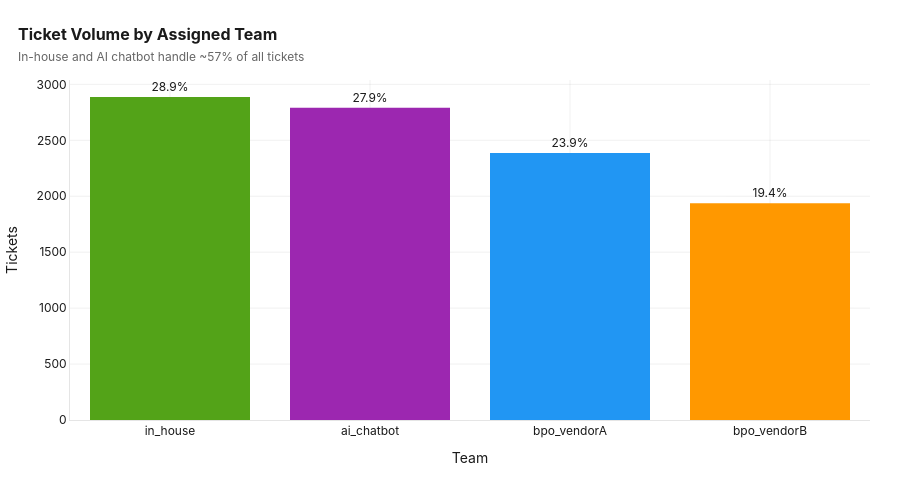
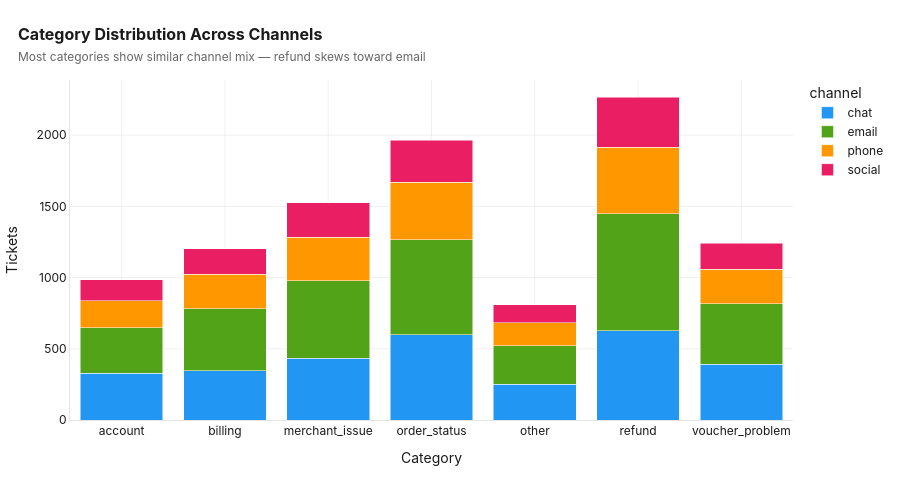

The code cell stored with these charts, in order, in its notebook:
### Code cell
# Volume by team
team_vol = df["assigned_team"].value_counts().reset_index()
team_vol.columns = ["Team", "Count"]
team_vol["Pct"] = (team_vol["Count"] / len(df) * 100).round(1)

fig3 = px.bar(team_vol, x="Team", y="Count", text="Pct",
              color="Team", color_discrete_map=TEAM_COLORS)
fig3.update_traces(texttemplate="%{text}%", textposition="outside",
                   marker_line_width=0)
style_fig(fig3, "Ticket Volume by Assigned Team",
          "In-house and AI chatbot handle ~57% of all tickets",
          yaxis_title="Tickets", showlegend=False)
fig3.show()

# Stacked bar: category × channel
cross = df.groupby(["channel", "category"]).size().reset_index(name="count")
fig4 = px.bar(cross, x="category", y="count", color="channel",
              color_discrete_map=CHANNEL_COLORS, barmode="stack")
style_fig(fig4, "Category Distribution Across Channels",
          "Most categories show similar channel mix — refund skews toward email",
          xaxis_title="Category", yaxis_title="Tickets")
fig4.show()

### Figure 1 — Plotly figure (JSON) as saved in the notebook; plotly's stock layout.template omitted (floating-point values rounded to 4 significant figures)
{"data": [{"hovertemplate": "Team=%{x}<br>Count=%{y}<br>Pct=%{text}<extra></extra>", "legendgroup": "in_house", "marker": {"color": "#53A318", "line": {"width": 0}, "pattern": {"shape": ""}}, "name": "in_house", "orientation": "v", "showlegend": true, "text": [28.9], "textposition": "outside", "texttemplate": "%{text}%", "type": "bar", "x": ["in_house"], "xaxis": "x", "y": [2887], "yaxis": "y"}, {"hovertemplate": "Team=%{x}<br>Count=%{y}<br>Pct=%{text}<extra></extra>", "legendgroup": "ai_chatbot", "marker": {"color": "#9C27B0", "line": {"width": 0}, "pattern": {"shape": ""}}, "name": "ai_chatbot", "orientation": "v", "showlegend": true, "text": [27.9], "textposition": "outside", "texttemplate": "%{text}%", "type": "bar", "x": ["ai_chatbot"], "xaxis": "x", "y": [2790], "yaxis": "y"}, {"hovertemplate": "Team=%{x}<br>Count=%{y}<br>Pct=%{text}<extra></extra>", "legendgroup": "bpo_vendorA", "marker": {"color": "#2196F3", "line": {"width": 0}, "pattern": {"shape": ""}}, "name": "bpo_vendorA", "orientation": "v", "showlegend": true, "text": [23.9], "textposition": "outside", "texttemplate": "%{text}%", "type": "bar", "x": ["bpo_vendorA"], "xaxis": "x", "y": [2386], "yaxis": "y"}, {"hovertemplate": "Team=%{x}<br>Count=%{y}<br>Pct=%{text}<extra></extra>", "legendgroup": "bpo_vendorB", "marker": {"color": "#FF9800", "line": {"width": 0}, "pattern": {"shape": ""}}, "name": "bpo_vendorB", "orientation": "v", "showlegend": true, "text": [19.4], "textposition": "outside", "texttemplate": "%{text}%", "type": "bar", "x": ["bpo_vendorB"], "xaxis": "x", "y": [1937], "yaxis": "y"}], "layout": {"barmode": "relative", "font": {"color": "#1A1A1A", "family": "Inter, Arial, sans-serif", "size": 12}, "height": 480, "hoverlabel": {"bgcolor": "white", "font": {"family": "Inter, Arial, sans-serif", "size": 12}}, "legend": {"title": {"text": "Team"}, "tracegroupgap": 0}, "margin": {"b": 60, "l": 60, "r": 30, "t": 80}, "paper_bgcolor": "white", "plot_bgcolor": "white", "showlegend": false, "title": {"font": {"family": "Inter, Arial, sans-serif", "size": 16}, "text": "<b>Ticket Volume by Assigned Team</b><br><span style='font-size:12px;color:#666'>In-house and AI chatbot handle ~57% of all tickets</span>", "x": 0.02}, "xaxis": {"anchor": "y", "categoryarray": ["in_house", "ai_chatbot", "bpo_vendorA", "bpo_vendorB"], "categoryorder": "array", "domain": [0, 1], "gridcolor": "rgba(0,0,0,0.06)", "gridwidth": 1, "linecolor": "rgba(0,0,0,0.1)", "showgrid": true, "title": {"text": "Team"}, "zeroline": false}, "yaxis": {"anchor": "x", "domain": [0, 1], "gridcolor": "rgba(0,0,0,0.06)", "gridwidth": 1, "linecolor": "rgba(0,0,0,0.1)", "showgrid": true, "title": {"text": "Tickets"}, "zeroline": false}}}

### Figure 2 — Plotly figure (JSON) as saved in the notebook; plotly's stock layout.template omitted (floating-point values rounded to 4 significant figures)
{"data": [{"hovertemplate": "channel=chat<br>category=%{x}<br>count=%{y}<extra></extra>", "legendgroup": "chat", "marker": {"color": "#2196F3", "pattern": {"shape": ""}}, "name": "chat", "orientation": "v", "showlegend": true, "textposition": "auto", "type": "bar", "x": ["account", "billing", "merchant_issue", "order_status", "other", "refund", "voucher_problem"], "xaxis": "x", "y": [330, 345, 434, 597, 251, 626, 391], "yaxis": "y"}, {"hovertemplate": "channel=email<br>category=%{x}<br>count=%{y}<extra></extra>", "legendgroup": "email", "marker": {"color": "#53A318", "pattern": {"shape": ""}}, "name": "email", "orientation": "v", "showlegend": true, "textposition": "auto", "type": "bar", "x": ["account", "billing", "merchant_issue", "order_status", "other", "refund", "voucher_problem"], "xaxis": "x", "y": [319, 435, 545, 668, 272, 822, 426], "yaxis": "y"}, {"hovertemplate": "channel=phone<br>category=%{x}<br>count=%{y}<extra></extra>", "legendgroup": "phone", "marker": {"color": "#FF9800", "pattern": {"shape": ""}}, "name": "phone", "orientation": "v", "showlegend": true, "textposition": "auto", "type": "bar", "x": ["account", "billing", "merchant_issue", "order_status", "other", "refund", "voucher_problem"], "xaxis": "x", "y": [189, 244, 306, 404, 161, 466, 241], "yaxis": "y"}, {"hovertemplate": "channel=social<br>category=%{x}<br>count=%{y}<extra></extra>", "legendgroup": "social", "marker": {"color": "#E91E63", "pattern": {"shape": ""}}, "name": "social", "orientation": "v", "showlegend": true, "textposition": "auto", "type": "bar", "x": ["account", "billing", "merchant_issue", "order_status", "other", "refund", "voucher_problem"], "xaxis": "x", "y": [147, 177, 242, 297, 127, 354, 184], "yaxis": "y"}], "layout": {"barmode": "stack", "font": {"color": "#1A1A1A", "family": "Inter, Arial, sans-serif", "size": 12}, "height": 480, "hoverlabel": {"bgcolor": "white", "font": {"family": "Inter, Arial, sans-serif", "size": 12}}, "legend": {"title": {"text": "channel"}, "tracegroupgap": 0}, "margin": {"b": 60, "l": 60, "r": 30, "t": 80}, "paper_bgcolor": "white", "plot_bgcolor": "white", "title": {"font": {"family": "Inter, Arial, sans-serif", "size": 16}, "text": "<b>Category Distribution Across Channels</b><br><span style='font-size:12px;color:#666'>Most categories show similar channel mix — refund skews toward email</span>", "x": 0.02}, "xaxis": {"anchor": "y", "domain": [0, 1], "gridcolor": "rgba(0,0,0,0.06)", "gridwidth": 1, "linecolor": "rgba(0,0,0,0.1)", "showgrid": true, "title": {"text": "Category"}, "zeroline": false}, "yaxis": {"anchor": "x", "domain": [0, 1], "gridcolor": "rgba(0,0,0,0.06)", "gridwidth": 1, "linecolor": "rgba(0,0,0,0.1)", "showgrid": true, "title": {"text": "Tickets"}, "zeroline": false}}}
